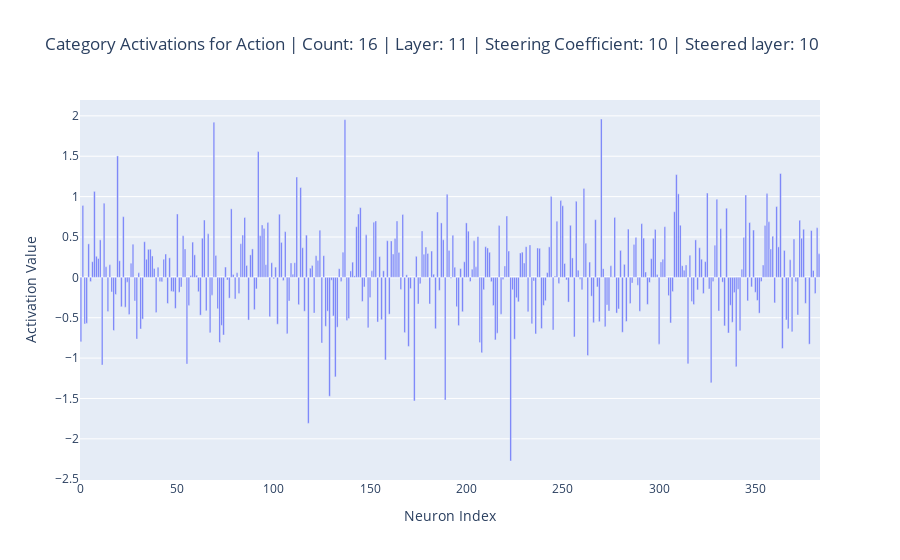

Notebook code for this chart:
### Code cell
# Plot the category activations for the steered model output
info_string = f'Category Activations for {category} | Count: {len(all_texts_data[all_texts_data["genre"] == category])} | Layer: {layer_to_plot} | Steering Coefficient: {steering_coefficient} | Steered layer: {layer_to_steer}'
plot_category_activations(steered_category_activations, category, info_string)

### Figure 1 — Plotly figure (JSON) as saved in the notebook; plotly's stock layout.template omitted (floating-point values rounded to 4 significant figures; data arrays with more than 128 entries replaced by an {"elided": "..."} marker saying what was removed)
{"data": [{"name": "Action", "type": "bar", "width": 0.8, "x": {"elided": "384 int values"}, "y": {"elided": "384 float values"}}], "layout": {"title": {"text": "Category Activations for Action | Count: 16 | Layer: 11 | Steering Coefficient: 10 | Steered layer: 10"}, "xaxis": {"title": {"text": "Neuron Index"}}, "yaxis": {"title": {"text": "Activation Value"}}}}
